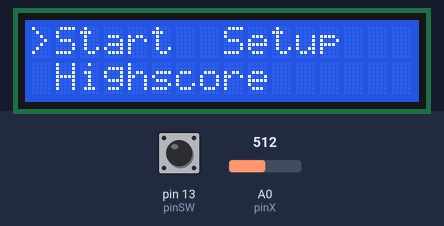
The sketch below on a simulated Arduino Uno, built with avr-gcc and run on an emulated ATmega328P. Shown: 16×2 character LCD. The test bench sets the inputs (shaded band); at power-on: pin 13 (pinSW) HIGH, A0 (pinX) = 512.

Above: at 1.2 s.
1.3 s: pin 13 (pinSW) pulled LOW for 0.15 s
At 2.6 s:
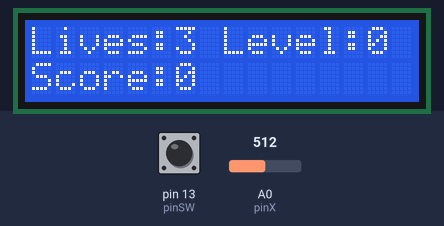
At 12.7 s:
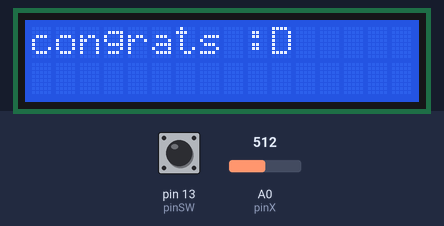
Timing chart, 0 to 14.2 s (numbered marks = the images above; inputs shaded):
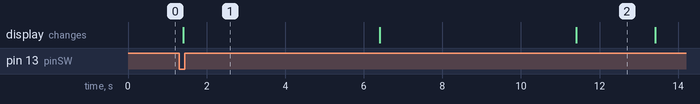

Measured:
- after the input at 1.3 s, the display: first changes after 0.11 s (image 1 shows a later state)

The sketch:

gameMenu.ino
```cpp
#include <LiquidCrystal.h>
const int RS = 12;
const int enable = 11;
const int d4 = 5;
const int d5 = 4;
const int d6 = 3;
const int d7 = 2;
LiquidCrystal lcd(RS, enable, d4, d5, d6, d7);

const int pinSW = 13;
const int pinX = A0;
const int pinY = A1;

const int minThreshold = 400;
const int maxThreshold = 600;

const int interval = 5000;
const int intervalExit = 2000;

int xValue = 0;
int yValue = 0;
int everyFiveSec = 0;
int ok = 0;
int lastButtonState = HIGH;
int buttonState;
int choiceOfThePlayer = 0;
int startingLevelValue = 0;
int levelAfterGame = 0;
bool firstTimePressed = false;
bool choseOption = false;
bool joyMoved = false;

unsigned long prevMillis = 0;
unsigned long prevMillisExit = 0;
unsigned long lastDebounceTime = 0;
unsigned long debounceDelay = 100;

void mainMenu(int choiceOfThePlayer) {
  lcd.setCursor(0, 0);
  if (choiceOfThePlayer == 0) {
    lcd.print(">Start");
  } else {
    lcd.print(" Start");
  }
  lcd.setCursor(7, 0);
  if (choiceOfThePlayer == 1) {
    lcd.print(">Setup");
  } else {
    lcd.print(" Setup");
  }
  lcd.setCursor(0, 1);
  if (choiceOfThePlayer == 2) {
    lcd.print(">Highscore");
  } else {
    lcd.print(" Highscore");
  }
}
void lcdClearLine(int line) {
  lcd.setCursor(0, line);
  for (int i = 0; i < 16; ++i) {
    lcd.write(' ');
  }
}
void setChoseOptionState() {
  int buttonValue = digitalRead(pinSW);
  if (buttonValue != lastButtonState) {
    lastDebounceTime = millis();
  }
  if ((millis() - lastDebounceTime) > debounceDelay) {
    if (buttonValue != buttonState) {
      buttonState = buttonValue;
      if (buttonState == LOW) {
        choseOption = !choseOption;
        ok = 0;
        everyFiveSec = 0;
        prevMillis = millis();
        lcd.clear();
      }
    }
  }
  lastButtonState = buttonValue;

}
void startMenu() {
  lcd.setCursor(0, 0);
  lcd.print("Lives:3");
  lcd.setCursor(8, 0);
  lcd.print("Level:");
  lcd.setCursor(14, 0);
  lcd.print(startingLevelValue);
  lcd.setCursor(0, 1);
  lcd.print("Score:");
  lcd.setCursor(6, 1);
  lcd.print(startingLevelValue * 3);
}

void exitMenuCongrats() {
  lcd.setCursor(0, 0);
  lcd.print("congrats :D");
}
void exitMenu() {
  if ((millis() - prevMillisExit) > intervalExit) {
    lcdClearLine(0);
    lcd.setCursor(0, 0);
    lcd.print("press the button");
    lcdClearLine(1);
    lcd.setCursor(0, 1);
    lcd.print("to exit");
    prevMillisExit = millis();
  }
}

void setupMenu() {
  lcd.setCursor(0, 0);
  lcd.print("Starting level:");
  lcd.setCursor(0, 1);
  lcd.print(startingLevelValue);
  if(startingLevelValue < 10) {
    lcd.setCursor(0, 1);
    lcd.print("0");
    lcd.setCursor(1, 1);
    lcd.print(startingLevelValue);
  } else {
    lcd.setCursor(0, 1);
    lcd.print(startingLevelValue);
  }
}

void highscoreMenu() {
  lcd.setCursor(0, 0);
  lcd.print("Highscore is:");
  lcd.setCursor(0, 1);
  lcd.print(levelAfterGame * 3);
}

void setup() {
  // put your setup code here, to run once:
  Serial.begin(9600);
  lcd.begin(16, 2);
  pinMode(pinSW, INPUT_PULLUP);
  pinMode(pinX, INPUT);
  pinMode(pinY, INPUT);
}

void loop() {
  // put your main code here, to run repeatedly:

  if (choseOption == false) {
    xValue = analogRead(pinX);
    if (xValue > maxThreshold && joyMoved == false) {
      ++choiceOfThePlayer;
      if (choiceOfThePlayer == 3) {
        choiceOfThePlayer = 0;
      }
      joyMoved = true;
    }
    if (xValue < minThreshold && joyMoved == false) {
      --choiceOfThePlayer;
      if (choiceOfThePlayer == -1) {
        choiceOfThePlayer = 2;
      }
      joyMoved = true;
    }
    if (xValue > minThreshold && xValue < maxThreshold) {
      joyMoved = false;
    }
    mainMenu(choiceOfThePlayer);
    setChoseOptionState();

  } else {
    if (choiceOfThePlayer == 0) {
      if (everyFiveSec < 2) {
        startMenu();
        unsigned long currentMillis = millis();
        if ((currentMillis - prevMillis) > interval) {
          ++startingLevelValue;
          if(startingLevelValue == 100) {
            startingLevelValue = 0;
          }
          ++everyFiveSec;
          prevMillis = currentMillis;
        }
      }
      if (everyFiveSec >= 2) {
        if (ok == 0) {
          lcd.clear();
          prevMillisExit = millis();
          exitMenuCongrats();
          ok = 1;
        }
        levelAfterGame = startingLevelValue;
        exitMenu();
        setChoseOptionState();
      }
    }
    if (choiceOfThePlayer == 1) {
      if (ok == 0) {
        lcd.clear();
        ok = 1;
      }
      yValue = analogRead(pinY);
      if (yValue > maxThreshold && joyMoved == false) {
        ++startingLevelValue;
        if (startingLevelValue == 100) {
          startingLevelValue = 0;
        }

        joyMoved = true;
      }
      if (yValue < minThreshold && joyMoved == false) {
        --startingLevelValue;
        if (startingLevelValue == -1) {
          startingLevelValue = 99;
        }
        joyMoved = true;
      }
      if (yValue > minThreshold && yValue < maxThreshold) {
        joyMoved = false;
      }
      setupMenu();
      setChoseOptionState();
    }
    if (choiceOfThePlayer == 2) {
      if (ok == 0) {
        lcd.clear();
        ok = 1;
      }
      highscoreMenu();
      setChoseOptionState();
    }
  }
}
```
